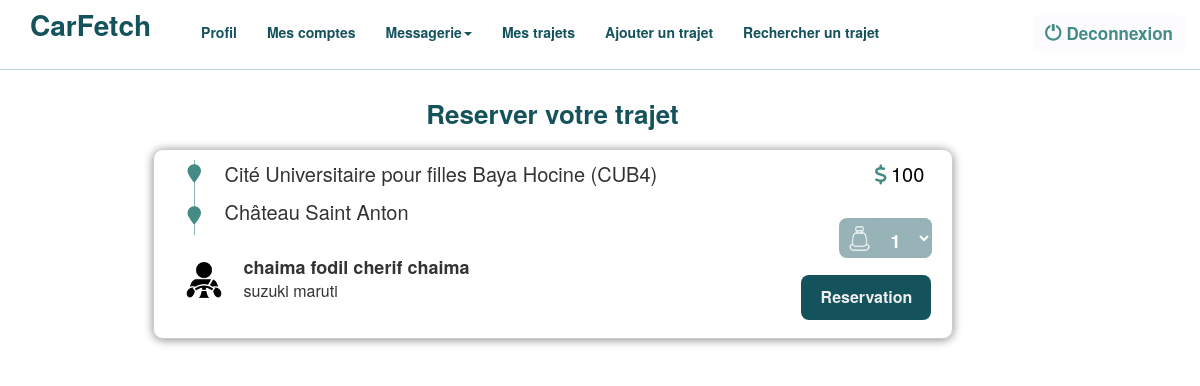
/trajet/reserver_trajet.php?choix_trajet=5 (signed in), run on the app's committed database.
### tables this page shows
CREATE TABLE `trajet` (
  `id` int(11) NOT NULL,
  `lieu_depart` varchar(200) NOT NULL,
  `destination` varchar(200) NOT NULL,
  `places_max` int(11) NOT NULL,
  `places_prises` int(11) NOT NULL,
  `date` date NOT NULL,
  `pilote_user_id` int(11) NOT NULL,
  `heure_dep` varchar(5) NOT NULL,
  `prix` decimal(10,0) NOT NULL,
  `effectue` tinyint(4) NOT NULL
);

CREATE TABLE `user` (
  `id` int(11) NOT NULL,
  `password` varchar(100) NOT NULL,
  `login` varchar(45) NOT NULL,
  `nom` varchar(45) NOT NULL,
  `prenom` varchar(45) NOT NULL,
  `email` varchar(45) NOT NULL,
  `num_tel` varchar(10) NOT NULL,
  `matricule` varchar(10) NOT NULL,
  `compte` int(11) DEFAULT NULL
);

CREATE TABLE `pilote` (
  `pilote_user_id` int(11) NOT NULL,
  `voiture_id` int(11) NOT NULL,
  `voiture_marque` varchar(45) NOT NULL,
  `voiture_annee` int(11) NOT NULL,
  `voiture_modele` varchar(45) NOT NULL,
  `voiture_couleur` varchar(45) NOT NULL,
  `photo` longtext DEFAULT NULL
);

### trajet/reserver_trajet.php (the view, shortened to what this page needs)
<?php
$bdd = getBdd();
require '../config/formulaire.php';
if (!isset($_GET['choix_trajet'])&&!isset($_POST['choix_trajet'])) {
    header('Location: ../index.php');
    exit();
}else if(isset($_GET['choix_trajet'])){
    $choix_trajet = $_GET["choix_trajet"];
}else if(isset($_POST['choix_trajet'])){
    $choix_trajet = $_POST["choix_trajet"];
}
if (isset($_POST['Reservation']) && $_POST['Reservation'] == 'Reservation') {
    if ((isset($_POST['nb_places']) && !empty($_POST['nb_places']))) {
        $contenu = action();
    } else {
        $contenu = "Certains champs ne sont pas remplis";
    }
} else {
    $contenu = formulaire();
}
function formulaire() {
    global $bdd;
    global $choix_trajet;
    $reponse = $bdd->query("SELECT * FROM trajet as T, user as U, pilote as P WHERE T.id = " . $choix_trajet." AND U.id= T.pilote_user_id AND P.pilote_user_id = T.pilote_user_id and places_prises<places_max");
    $donnee = $reponse->fetch();
    ?>
    <h1 id="hd3" >Reserver votre trajet</h1>
    <div class="resPage">
    <?php
    if ($donnee ==true) {
    ?>
                           <div class='journey-container'>
                            <div class="journey-item" style="height: 190px;">
                                <i class="fa-solid fa-location-pin tp"></i>
                                <div class='line'>
                                    <div class="journey-info">
                                        <div class="info-section">
                                            <span class="info-value"><?php echo trim(explode(",", $donnee["lieu_depart"])[0]);?></span>
                                        </div>
                                        <div class="info-section indexprice ">
                                            <span class="info-label"><i class="fa-solid fa-dollar-sign "></i></span>
                                            <span class="info-value prix"><?php echo $donnee["prix"]; ?></span>
                                        </div>
                                        <br>
                                    </div>
                                    <div class="nbs">
                                        <button>
                                        <img src="../templates/image/car-seat.png" width="25px" height="25px" alt="">
                                        </button>
                                    </div>
                                    <div class="journey-info">
                                        <div class="info-section">
                                            <span class="info-value"><?php echo trim(explode(",", $donnee["destination"])[0]); ?></span>
                                        </div>
                                    </div>
                                </div>
                                <i class="fa-solid fa-location-pin btm"></i>
                                    <img width="70px" style=" border-radius: 50px; margin-left:5px; margin-top:-10px; position:absolute;" src="../templates/image/driver.jpg" alt="">
                                    <div class="pilote-info">
                                        <span class="pilote-name"><?php echo $donnee["prenom"]." ".$donnee["nom"]; ?></span> <br>
                                        <span class="car-value"><?php echo $donnee["voiture_marque"]." ".$donnee["voiture_modele"]; ?></span>
                                    </div>
                                    <input type="submit" name="Reservation" value="Reservation" class="resbutton">
                            </div>
                        </div>
                        </div>
    <?php
    return ob_get_clean();
    }else {
        echo "No matching record found in the database.";
    }
}

### templates/css/style2.css (style rules this page uses)
* { padding: 0; margin: 0; }
.col-md-11 h1 { color: #333; font-size: 36px; margin-top: 100px; margin-bottom: 20px; }
.journey-container { margin: 0 auto; justify-content: center; align-content: center; text-align: center; display: flex; }
.journey-item { width: 800px; height: 180px; border: 1px solid #ccc; margin-bottom: 20px; padding: 10px; box-shadow: 0px 1px 10px rgba(0, 0, 0, 0.47); border-radius: 10px; text-align: left; }
.journey-info { display: flex; justify-content: space-between; margin-bottom: 10px; text-align: left; }
.fa-location-pin { position: absolute; color: #438b84; margin-left: 24px; font-size: 18px; }
.btm { margin-top: -28px; }
.tp { margin-top: 5px; }
.fa-dollar-sign { margin-left: 290px; font-size: 20px; }
.resPage .indexprice { position: absolute; margin-left: 360px; }
.indexprice { position: absolute; margin-left: 340px; }
.prix { color: #000000; font-size: 18p; }
.line { height: 75px; border-left: 1px #438b849e solid; margin-left: 30px; }
.info-section { flex: 1; }
.info-label { font-weight: bold; font-size: 20px; margin-left: 30px; color: #438b84; }
.pilote-info, .car-info { margin-left: 30px; font-size: 16px; margin-left: 80px; margin-bottom: 10px; position: absolute; }
.pilote-name { font-size: 18px; font-weight: 600; ; }
.info-value { font-size: 20px; }
#hd3 { color: #14525c; margin-bottom: 20px; font-size: 26px; font-weight: 600; margin-top: 100px; text-align: center; }
.resbutton { height: 45px; width: 130px; background-color: #14525c; border: 0; color: #eee; font-weight: 600; font-size: 16px; margin-left: 82%; margin-top: 10px; border-radius: 8px; }
.resPage .resbutton { height: 45px; width: 130px; background-color: #14525c; border: 0; color: #eee; font-weight: 600; font-size: 16px; margin-left: 82%; margin-top: 20px; border-radius: 8px; }
.nbs button { display: flex; background-color: #97b3b7; border: 0 solid; border-radius: 8px; }
.nbs img { margin-top: 8px; margin-left: 8px; }
.nbs { position: absolute; display: flex; margin-top: 20px; margin-left: 644px; }

### data on the page
trajet: lieu_depart "Cité Universitaire pour filles Baya Hocine (CUB4)", prix "100", destination "Château Saint Anton", user.prenom "chaima", user.nom "fodil cherif chaima", pilote.voiture_marque "suzuki", pilote.voiture_modele "maruti"

### other printed values
form field nb_places "1"
